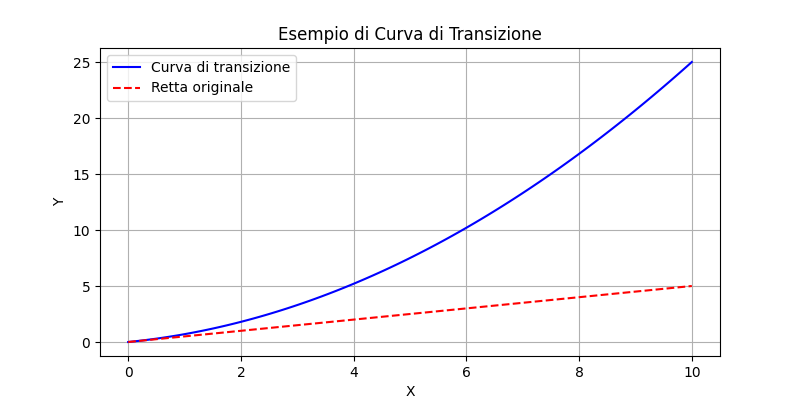

Source code (Python):


import matplotlib.pyplot as plt
import numpy as np

# Definisci i punti iniziali e finali della transizione
x_start = 0
x_end = 10
y_start = 0
y_end = 5

# Numero di punti per la curva di transizione
num_points = 100

# Calcola i punti della curva di transizione
x_transition = np.linspace(x_start, x_end, num_points)
y_transition = np.linspace(y_start, y_end, num_points)

# Aggiungi una componente di curvatura
y_transition = y_transition + 0.2 * (x_transition - x_start) ** 2

# Crea un grafico per visualizzare la curva di transizione
plt.figure(figsize=(8, 4))
plt.plot(x_transition, y_transition, label='Curva di transizione', color='blue')
plt.plot([x_start, x_end], [y_start, y_end], linestyle='--', color='red', label='Retta originale')
plt.xlabel('X')
plt.ylabel('Y')
plt.title('Esempio di Curva di Transizione')
plt.legend()
plt.grid(True)
plt.show()
